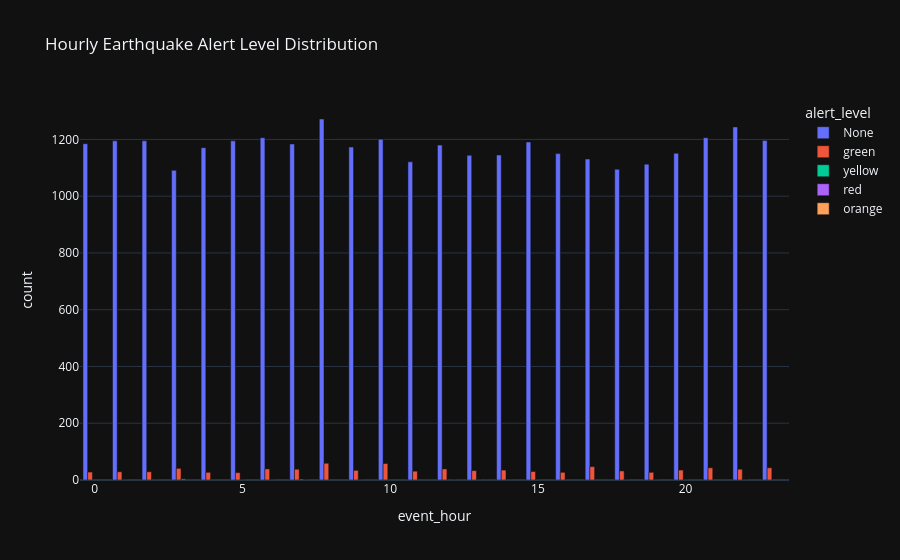

Notebook code for this chart:
### Code cell
fig_bar_alert=px.bar(
    alert_analysis,
    x='event_hour',
    y='count',
    barmode="group",
    template='plotly_dark',
    color='alert_level',
    title='Hourly Earthquake Alert Level Distribution'
)
fig_bar_alert.show()

### Figure 1 — Plotly figure (JSON) as saved in the notebook; plotly's stock layout.template omitted (floating-point values rounded to 4 significant figures)
{"data": [{"alignmentgroup": "True", "hovertemplate": "alert_level=None<br>event_hour=%{x}<br>count=%{y}<extra></extra>", "legendgroup": "None", "marker": {"color": "#636efa", "pattern": {"shape": ""}}, "name": "None", "offsetgroup": "None", "orientation": "v", "showlegend": true, "textposition": "auto", "type": "bar", "x": [0, 1, 2, 3, 4, 5, 6, 7, 8, 9, 10, 11, 12, 13, 14, 15, 16, 17, 18, 19, 20, 21, 22, 23], "xaxis": "x", "y": [1185, 1195, 1195, 1091, 1171, 1195, 1206, 1184, 1272, 1173, 1201, 1121, 1180, 1144, 1145, 1191, 1150, 1131, 1095, 1113, 1151, 1206, 1244, 1196], "yaxis": "y"}, {"alignmentgroup": "True", "hovertemplate": "alert_level=green<br>event_hour=%{x}<br>count=%{y}<extra></extra>", "legendgroup": "green", "marker": {"color": "#EF553B", "pattern": {"shape": ""}}, "name": "green", "offsetgroup": "green", "orientation": "v", "showlegend": true, "textposition": "auto", "type": "bar", "x": [0, 1, 2, 3, 4, 5, 6, 7, 8, 9, 10, 11, 12, 13, 14, 15, 16, 17, 18, 19, 20, 21, 22, 23], "xaxis": "x", "y": [28, 29, 29, 41, 27, 26, 39, 38, 59, 34, 58, 31, 39, 33, 35, 30, 27, 47, 32, 27, 35, 43, 38, 43], "yaxis": "y"}, {"alignmentgroup": "True", "hovertemplate": "alert_level=yellow<br>event_hour=%{x}<br>count=%{y}<extra></extra>", "legendgroup": "yellow", "marker": {"color": "#00cc96", "pattern": {"shape": ""}}, "name": "yellow", "offsetgroup": "yellow", "orientation": "v", "showlegend": true, "textposition": "auto", "type": "bar", "x": [1, 2, 3, 4, 5, 6, 7, 9, 13, 14, 15, 18, 19, 20, 22, 23], "xaxis": "x", "y": [1, 2, 4, 2, 1, 1, 3, 1, 1, 2, 1, 1, 1, 1, 1, 2], "yaxis": "y"}, {"alignmentgroup": "True", "hovertemplate": "alert_level=red<br>event_hour=%{x}<br>count=%{y}<extra></extra>", "legendgroup": "red", "marker": {"color": "#ab63fa", "pattern": {"shape": ""}}, "name": "red", "offsetgroup": "red", "orientation": "v", "showlegend": true, "textposition": "auto", "type": "bar", "x": [7, 12, 22], "xaxis": "x", "y": [1, 1, 2], "yaxis": "y"}, {"alignmentgroup": "True", "hovertemplate": "alert_level=orange<br>event_hour=%{x}<br>count=%{y}<extra></extra>", "legendgroup": "orange", "marker": {"color": "#FFA15A", "pattern": {"shape": ""}}, "name": "orange", "offsetgroup": "orange", "orientation": "v", "showlegend": true, "textposition": "auto", "type": "bar", "x": [9, 11, 13, 17, 20, 21, 23], "xaxis": "x", "y": [1, 1, 1, 1, 1, 1, 1], "yaxis": "y"}], "layout": {"barmode": "group", "legend": {"title": {"text": "alert_level"}, "tracegroupgap": 0}, "title": {"text": "Hourly Earthquake Alert Level Distribution"}, "xaxis": {"anchor": "y", "domain": [0, 1], "title": {"text": "event_hour"}}, "yaxis": {"anchor": "x", "domain": [0, 1], "title": {"text": "count"}}}}
